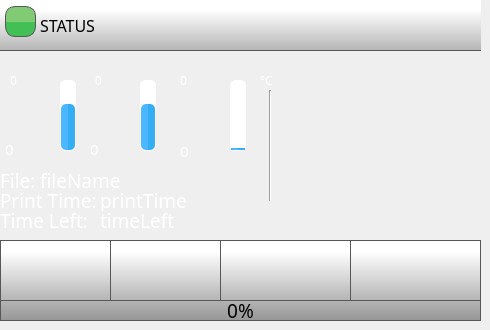
    <widget class="QWidget" name="homePage">
     <widget class="QPushButton" name="playPauseButton">
      <property name="geometry">
       <rect>
        <x>220</x>
        <y>240</y>
        <width>131</width>
        <height>61</height>
       </rect>
      </property>
      <property name="minimumSize">
       <size>
        <width>0</width>
        <height>0</height>
       </size>
      </property>
      <property name="font">
       <font>
        <family>Roboto</family>
       </font>
      </property>
      <property name="styleSheet">
       <string notr="true">QPushButton {
    border: 1px solid rgb(87, 87, 87);
	background-color: qlineargradient(spread:pad, x1:0, y1:1, x2:0, y2:0.188, stop:0 rgba(180, 180, 180, 255), stop:1 rgba(255, 255, 255, 255));
    
}

QPushButton:pressed {

    background-color: qlineargradient(x1: 0, y1: 0, x2: 0, y2: 1,
                                      stop: 0 #dadbde, stop: 1 #f6f7fa);
}

QPushButton:flat {
    border: none; /* no border for a flat push button */
}

QPushButton:default {
    border-color: navy; /* make the default button prominent */
}

QPushButton:focus {
	outline: none;
}</string>
      </property>
      <property name="text">
       <string/>
      </property>
      <property name="icon">
       <iconset>
        <normaloff>../octoprint_Julia3GTouchUI/templates/img/play-button.png</normaloff>
        <normalon>../octoprint_Julia3GTouchUI/templates/img/pause-button.png</normalon>../octoprint_Julia3GTouchUI/templates/img/play-button.png</iconset>
      </property>
      <property name="iconSize">
       <size>
        <width>30</width>
        <height>30</height>
       </size>
      </property>
      <property name="checkable">
       <bool>true</bool>
      </property>
      <property name="checked">
       <bool>false</bool>
      </property>
      <property name="autoDefault">
       <bool>false</bool>
      </property>
      <property name="default">
       <bool>false</bool>
      </property>
      <property name="flat">
       <bool>false</bool>
      </property>
     </widget>
     <widget class="QPushButton" name="stopButton">
      <property name="geometry">
       <rect>
        <x>350</x>
        <y>240</y>
        <width>131</width>
        <height>61</height>
       </rect>
      </property>
      <property name="minimumSize">
       <size>
        <width>0</width>
        <height>0</height>
       </size>
      </property>
      <property name="font">
       <font>
        <family>Roboto</family>
       </font>
      </property>
      <property name="styleSheet">
       <string notr="true">QPushButton {
    border: 1px solid rgb(87, 87, 87);

	background-color: qlineargradient(spread:pad, x1:0, y1:1, x2:0, y2:0.188, stop:0 rgba(180, 180, 180, 255), stop:1 rgba(255, 255, 255, 255));
}

QPushButton:pressed {
    background-color: qlineargradient(x1: 0, y1: 0, x2: 0, y2: 1,
                                      stop: 0 #dadbde, stop: 1 #f6f7fa);
}

QPushButton:flat {
    border: none; /* no border for a flat push button */
}

QPushButton:default {
    border-color: navy; /* make the default button prominent */
}

QPushButton:focus {
	outline: none;
}</string>
      </property>
      <property name="text">
       <string/>
      </property>
      <property name="icon">
       <iconset>
        <normaloff>../octoprint_Julia3GTouchUI/templates/img/video-player-stop-button.png</normaloff>../octoprint_Julia3GTouchUI/templates/img/video-player-stop-button.png</iconset>
      </property>
      <property name="iconSize">
       <size>
        <width>25</width>
        <height>25</height>
       </size>
      </property>
     </widget>
     <widget class="Line" name="line">
      <property name="geometry">
       <rect>
        <x>260</x>
        <y>90</y>
        <width>20</width>
        <height>111</height>
       </rect>
      </property>
      <property name="orientation">
       <enum>Qt::Vertical</enum>
      </property>
     </widget>
     <widget class="QLabel" name="tool0Label">
      <property name="geometry">
       <rect>
        <x>10</x>
        <y>98</y>
        <width>31</width>
        <height>31</height>
       </rect>
      </property>
      <property name="font">
       <font>
        <family>Gotham Medium</family>
        <pointsize>14</pointsize>
        <weight>50</weight>
        <bold>false</bold>
        <underline>false</underline>
        <strikeout>false</strikeout>
       </font>
      </property>
      <property name="styleSheet">
       <string notr="true">
   color:  white;</string>
      </property>
      <property name="text">
       <string/>
      </property>
      <property name="pixmap">
       <pixmap>../octoprint_Julia3GTouchUI/templates/img/Nozzle.png</pixmap>
      </property>
      <property name="scaledContents">
       <bool>true</bool>
      </property>
     </widget>
     <widget class="QLabel" name="FileNameLabel">
      <property name="geometry">
       <rect>
        <x>0</x>
        <y>170</y>
        <width>70</width>
        <height>21</height>
       </rect>
      </property>
      <property name="font">
       <font>
        <family>Gotham Light</family>
        <pointsize>14</pointsize>
        <weight>50</weight>
        <bold>false</bold>
       </font>
      </property>
      <property name="styleSheet">
       <string notr="true">color: rgb(255, 255, 255);</string>
      </property>
      <property name="text">
       <string>File:</string>
      </property>
     </widget>
     <widget class="QLabel" name="printTimeLabel">
      <property name="geometry">
       <rect>
        <x>0</x>
        <y>190</y>
        <width>111</width>
        <height>21</height>
       </rect>
      </property>
      <property name="font">
       <font>
        <family>Gotham Light</family>
        <pointsize>14</pointsize>
        <weight>50</weight>
        <bold>false</bold>
       </font>
      </property>
      <property name="styleSheet">
       <string notr="true">color: rgb(255, 255, 255);</string>
      </property>
      <property name="text">
       <string>Print Time:</string>
      </property>
     </widget>
     <widget class="QLabel" name="fileName">
      <property name="geometry">
       <rect>
        <x>40</x>
        <y>170</y>
        <width>211</width>
        <height>21</height>
       </rect>
      </property>
      <property name="font">
       <font>
        <family>Gotham Medium</family>
        <pointsize>14</pointsize>
       </font>
      </property>
      <property name="styleSheet">
       <string notr="true">color: rgb(255, 255, 255);
background-color: rgba(255, 255, 255, 0);</string>
      </property>
      <property name="text">
       <string>fileName</string>
      </property>
      <property name="scaledContents">
       <bool>true</bool>
      </property>
      <property name="wordWrap">
       <bool>false</bool>
      </property>
     </widget>
     <widget class="QLabel" name="printTime">
      <property name="geometry">
       <rect>
        <x>100</x>
        <y>190</y>
        <width>181</width>
        <height>21</height>
       </rect>
      </property>
      <property name="font">
       <font>
        <family>Gotham Medium</family>
        <pointsize>14</pointsize>
       </font>
      </property>
      <property name="styleSheet">
       <string notr="true">color: rgb(255, 255, 255);
background-color: rgba(255, 255, 255, 0);</string>
      </property>
      <property name="text">
       <string>printTime</string>
      </property>
     </widget>
     <widget class="QLabel" name="timeLeftLabel">
      <property name="geometry">
       <rect>
        <x>0</x>
        <y>210</y>
        <width>181</width>
        <height>21</height>
       </rect>
      </property>
      <property name="font">
       <font>
        <family>Gotham Light</family>
        <pointsize>14</pointsize>
        <weight>50</weight>
        <bold>false</bold>
       </font>
      </property>
      <property name="styleSheet">
       <string notr="true">color: rgb(255, 255, 255);</string>
      </property>
      <property name="text">
       <string>Time Left:</string>
      </property>
     </widget>
     <widget class="QProgressBar" name="bedTempBar">
      <property name="geometry">
       <rect>
        <x>230</x>
        <y>80</y>
        <width>16</width>
        <height>71</height>
       </rect>
      </property>
      <property name="styleSheet">
       <string notr="true">QProgressBar::chunk {
    border-radius: 5px;
	background-color: qlineargradient(spread:pad, x1:0.517, y1:0, x2:0.522, y2:0, stop:0.0336134 rgba(74, 183, 255, 255), stop:1 rgba(53, 173, 242, 255));
}

QProgressBar {
    border: 1px solid white;
    border-radius: 5px;
}
</string>
      </property>
      <property name="maximum">
       <number>300</number>
      </property>
      <property name="value">
       <number>10</number>
      </property>
      <property name="alignment">
       <set>Qt::AlignCenter</set>
      </property>
      <property name="textVisible">
       <bool>false</bool>
      </property>
      <property name="orientation">
       <enum>Qt::Vertical</enum>
      </property>
      <property name="format">
       <string>%v</string>
      </property>
     </widget>
     <widget class="QLabel" name="bedLabel">
      <property name="geometry">
       <rect>
        <x>175</x>
        <y>95</y>
        <width>41</width>
        <height>41</height>
       </rect>
      </property>
      <property name="font">
       <font>
        <family>Gotham Medium</family>
        <pointsize>14</pointsize>
        <weight>50</weight>
        <bold>false</bold>
        <underline>false</underline>
        <strikeout>false</strikeout>
       </font>
      </property>
      <property name="styleSheet">
       <string notr="true">
   color:  white;
background-color: rgba(255, 255, 255, 0);</string>
      </property>
      <property name="text">
       <string/>
      </property>
      <property name="pixmap">
       <pixmap>../octoprint_Julia3GTouchUI/templates/img/bed.png</pixmap>
      </property>
      <property name="scaledContents">
       <bool>true</bool>
      </property>
     </widget>
     <widget class="QLabel" name="tool0TargetTemperature">
      <property name="geometry">
       <rect>
        <x>10</x>
        <y>70</y>
        <width>70</width>
        <height>21</height>
       </rect>
      </property>
      <property name="font">
       <font>
        <family>Gotham Medium</family>
        <pointsize>9</pointsize>
        <weight>50</weight>
        <bold>false</bold>
        <underline>false</underline>
        <strikeout>false</strikeout>
       </font>
      </property>
      <property name="styleSheet">
       <string notr="true">
   color:  white;
background-color: rgba(255, 255, 255, 0);</string>
      </property>
      <property name="text">
       <string>0</string>
      </property>
     </widget>
     <widget class="QProgressBar" name="tool0TempBar">
      <property name="geometry">
       <rect>
        <x>60</x>
        <y>80</y>
        <width>16</width>
        <height>71</height>
       </rect>
      </property>
      <property name="styleSheet">
       <string notr="true">QProgressBar::chunk {
    border-radius: 5px;
	background-color: qlineargradient(spread:pad, x1:0.517, y1:0, x2:0.522, y2:0, stop:0.0336134 rgba(74, 183, 255, 255), stop:1 rgba(53, 173, 242, 255));
}

QProgressBar {
    border: 1px solid white;
    border-radius: 5px;
}
</string>
      </property>
      <property name="maximum">
       <number>300</number>
      </property>
      <property name="value">
       <number>200</number>
      </property>
      <property name="alignment">
       <set>Qt::AlignCenter</set>
      </property>
      <property name="textVisible">
       <bool>false</bool>
      </property>
      <property name="orientation">
       <enum>Qt::Vertical</enum>
      </property>
      <property name="format">
       <string>%v</string>
      </property>
     </widget>
     <widget class="QLabel" name="tool0ActualTemperature">
      <property name="geometry">
       <rect>
        <x>5</x>
        <y>140</y>
        <width>71</width>
        <height>18</height>
       </rect>
      </property>
      <property name="font">
       <font>
        <family>Gotham Medium</family>
        <pointsize>11</pointsize>
        <weight>50</weight>
        <bold>false</bold>
        <underline>false</underline>
        <strikeout>false</strikeout>
       </font>
      </property>
      <property name="styleSheet">
       <string notr="true">
   color:  white;
background-color: rgba(0, 0, 0, 0);</string>
      </property>
      <property name="text">
       <string>0</string>
      </property>
     </widget>
     <widget class="QLabel" name="bedActualTemperatute">
      <property name="geometry">
       <rect>
        <x>180</x>
        <y>140</y>
        <width>70</width>
        <height>21</height>
       </rect>
      </property>
      <property name="font">
       <font>
        <family>Gotham Medium</family>
        <pointsize>11</pointsize>
        <weight>50</weight>
        <bold>false</bold>
        <underline>false</underline>
        <strikeout>false</strikeout>
       </font>
      </property>
      <property name="styleSheet">
       <string notr="true">
   color:  white;
background-color: rgba(0, 0, 0, 0);</string>
      </property>
      <property name="text">
       <string>0</string>
      </property>
     </widget>
     <widget class="QLabel" name="bedTargetTemperature">
      <property name="geometry">
       <rect>
        <x>180</x>
        <y>70</y>
        <width>70</width>
        <height>21</height>
       </rect>
      </property>
      <property name="font">
       <font>
        <family>Gotham Medium</family>
        <pointsize>9</pointsize>
        <weight>50</weight>
        <bold>false</bold>
        <underline>false</underline>
        <strikeout>false</strikeout>
       </font>
      </property>
      <property name="styleSheet">
       <string notr="true">
   color:  white;
background-color: rgba(255, 255, 255, 0);</string>
      </property>
      <property name="text">
       <string>0</string>
      </property>
     </widget>
     <widget class="QPushButton" name="menuButton">
      <property name="geometry">
       <rect>
        <x>0</x>
        <y>240</y>
        <width>111</width>
        <height>61</height>
       </rect>
      </property>
      <property name="minimumSize">
       <size>
        <width>0</width>
        <height>0</height>
       </size>
      </property>
      <property name="font">
       <font>
        <family>Gotham Light</family>
        <pointsize>13</pointsize>
       </font>
      </property>
      <property name="styleSheet">
       <string notr="true">QPushButton {
     border: 1px solid rgb(87, 87, 87);
	background-color: qlineargradient(spread:pad, x1:0, y1:1, x2:0, y2:0.188, stop:0 rgba(180, 180, 180, 255), stop:1 rgba(255, 255, 255, 255));
    

}

QPushButton:pressed {

    background-color: qlineargradient(x1: 0, y1: 0, x2: 0, y2: 1,
                                      stop: 0 #dadbde, stop: 1 #f6f7fa);
}

QPushButton:flat {
    border: none; /* no border for a flat push button */
}

QPushButton:default {
    border-color: navy; /* make the default button prominent */
}

QPushButton:focus {
	outline: none;
}</string>
      </property>
      <property name="text">
       <string/>
      </property>
      <property name="icon">
       <iconset>
        <normaloff>../octoprint_Julia3GTouchUI/templates/img/menu.png</normaloff>../octoprint_Julia3GTouchUI/templates/img/menu.png</iconset>
      </property>
      <property name="iconSize">
       <size>
        <width>40</width>
        <height>40</height>
       </size>
      </property>
      <property name="checkable">
       <bool>false</bool>
      </property>
      <property name="autoDefault">
       <bool>false</bool>
      </property>
      <property name="default">
       <bool>false</bool>
      </property>
      <property name="flat">
       <bool>false</bool>
      </property>
     </widget>
     <widget class="QProgressBar" name="printProgressBar">
      <property name="geometry">
       <rect>
        <x>0</x>
        <y>300</y>
        <width>481</width>
        <height>21</height>
       </rect>
      </property>
      <property name="font">
       <font>
        <family>Gotham</family>
        <pointsize>14</pointsize>
        <weight>50</weight>
        <italic>false</italic>
        <bold>false</bold>
        <stylestrategy>PreferAntialias</stylestrategy>
       </font>
      </property>
      <property name="styleSheet">
       <string notr="true">QProgressBar::chunk {

	background-color: qlineargradient(spread:pad, x1:0, y1:0.523, x2:0, y2:0.534, stop:0 rgba(130, 203, 117, 255), stop:1 rgba(66, 191, 85, 255));
border: 1px solid green;
}

QProgressBar {
    border: 1px solid rgb(87, 87, 87);
 /*  border-bottom-left-radius: 10px;
 border-bottom-right-radius: 10px;*/
	background-color: qlineargradient(spread:pad, x1:0, y1:1, x2:0, y2:0, stop:0 rgba(150, 150, 150, 255), stop:1 rgba(180, 180, 180, 255));
}
</string>
      </property>
      <property name="maximum">
       <number>100</number>
      </property>
      <property name="value">
       <number>0</number>
      </property>
      <property name="alignment">
       <set>Qt::AlignCenter</set>
      </property>
      <property name="textVisible">
       <bool>true</bool>
      </property>
      <property name="orientation">
       <enum>Qt::Horizontal</enum>
      </property>
      <property name="format">
       <string>%p%</string>
      </property>
     </widget>
     <widget class="QLabel" name="timeLeft">
      <property name="geometry">
       <rect>
        <x>100</x>
        <y>210</y>
        <width>181</width>
        <height>21</height>
       </rect>
      </property>
      <property name="font">
       <font>
        <family>Gotham Medium</family>
        <pointsize>14</pointsize>
       </font>
      </property>
      <property name="styleSheet">
       <string notr="true">color: rgb(255, 255, 255);
background-color: rgba(255, 255, 255, 0);</string>
      </property>
      <property name="text">
       <string>timeLeft</string>
      </property>
      <property name="wordWrap">
       <bool>false</bool>
      </property>
     </widget>
     <widget class="QLabel" name="printerStatus">
      <property name="geometry">
       <rect>
        <x>40</x>
        <y>0</y>
        <width>441</width>
        <height>51</height>
       </rect>
      </property>
      <property name="font">
       <font>
        <family>Gotham</family>
        <pointsize>12</pointsize>
        <weight>50</weight>
        <bold>false</bold>
        <underline>false</underline>
        <strikeout>false</strikeout>
       </font>
      </property>
      <property name="styleSheet">
       <string notr="true">
background-color: rgba(255, 255, 255, 0);</string>
      </property>
      <property name="text">
       <string>STATUS</string>
      </property>
      <property name="scaledContents">
       <bool>true</bool>
      </property>
      <property name="alignment">
       <set>Qt::AlignLeading|Qt::AlignLeft|Qt::AlignVCenter</set>
      </property>
      <property name="wordWrap">
       <bool>true</bool>
      </property>
     </widget>
     <widget class="QPushButton" name="controlButton">
      <property name="geometry">
       <rect>
        <x>110</x>
        <y>240</y>
        <width>111</width>
        <height>61</height>
       </rect>
      </property>
      <property name="minimumSize">
       <size>
        <width>0</width>
        <height>0</height>
       </size>
      </property>
      <property name="font">
       <font>
        <family>Gotham Light</family>
        <pointsize>13</pointsize>
       </font>
      </property>
      <property name="styleSheet">
       <string notr="true">QPushButton {
     border: 1px solid rgb(87, 87, 87);

	background-color: qlineargradient(spread:pad, x1:0, y1:1, x2:0, y2:0.188, stop:0 rgba(180, 180, 180, 255), stop:1 rgba(255, 255, 255, 255));
}

QPushButton:pressed {
    background-color: qlineargradient(x1: 0, y1: 0, x2: 0, y2: 1,
                                      stop: 0 #dadbde, stop: 1 #f6f7fa);
}

QPushButton:flat {
    border: none; /* no border for a flat push button */
}

QPushButton:default {
    border-color: navy; /* make the default button prominent */
}

QPushButton:focus {
	outline: none;
}</string>
      </property>
      <property name="text">
       <string/>
      </property>
      <property name="icon">
       <iconset>
        <normaloff>../octoprint_Julia3GTouchUI/templates/img/settings-1.png</normaloff>../octoprint_Julia3GTouchUI/templates/img/settings-1.png</iconset>
      </property>
      <property name="iconSize">
       <size>
        <width>40</width>
        <height>40</height>
       </size>
      </property>
      <property name="checkable">
       <bool>false</bool>
      </property>
      <property name="autoDefault">
       <bool>false</bool>
      </property>
      <property name="default">
       <bool>false</bool>
      </property>
      <property name="flat">
       <bool>false</bool>
      </property>
     </widget>
     <widget class="QLabel" name="printerStatusColour">
      <property name="geometry">
       <rect>
        <x>5</x>
        <y>6</y>
        <width>31</width>
        <height>31</height>
       </rect>
      </property>
      <property name="font">
       <font>
        <family>Gotham</family>
        <pointsize>10</pointsize>
        <weight>50</weight>
        <bold>false</bold>
        <underline>false</underline>
        <strikeout>false</strikeout>
       </font>
      </property>
      <property name="styleSheet">
       <string notr="true">     border: 1px solid rgb(87, 87, 87);
	border-radius: 10px;
	background-color: qlineargradient(spread:pad, x1:0, y1:0.523, x2:0, y2:0.534, stop:0 rgba(130, 203, 117, 255), stop:1 rgba(66, 191, 85, 255));</string>
      </property>
      <property name="text">
       <string/>
      </property>
      <property name="alignment">
       <set>Qt::AlignCenter</set>
      </property>
     </widget>
     <widget class="QLabel" name="celciusLabel">
      <property name="geometry">
       <rect>
        <x>260</x>
        <y>70</y>
        <width>70</width>
        <height>21</height>
       </rect>
      </property>
      <property name="font">
       <font>
        <family>Gotham Medium</family>
        <pointsize>9</pointsize>
        <weight>50</weight>
        <bold>false</bold>
        <underline>false</underline>
        <strikeout>false</strikeout>
       </font>
      </property>
      <property name="styleSheet">
       <string notr="true">
   color:  white;
background-color: rgba(255, 255, 255, 0);</string>
      </property>
      <property name="text">
       <string>°C</string>
      </property>
     </widget>
     <widget class="QLabel" name="tool1TargetTemperature">
      <property name="geometry">
       <rect>
        <x>95</x>
        <y>70</y>
        <width>70</width>
        <height>21</height>
       </rect>
      </property>
      <property name="font">
       <font>
        <family>Gotham Medium</family>
        <pointsize>9</pointsize>
        <weight>50</weight>
        <bold>false</bold>
        <underline>false</underline>
        <strikeout>false</strikeout>
       </font>
      </property>
      <property name="styleSheet">
       <string notr="true">
   color:  white;
background-color: rgba(255, 255, 255, 0);</string>
      </property>
      <property name="text">
       <string>0</string>
      </property>
     </widget>
     <widget class="QLabel" name="tool1Label">
      <property name="geometry">
       <rect>
        <x>95</x>
        <y>98</y>
        <width>31</width>
        <height>31</height>
       </rect>
      </property>
      <property name="font">
       <font>
        <family>Gotham Medium</family>
        <pointsize>14</pointsize>
        <weight>50</weight>
        <bold>false</bold>
        <underline>false</underline>
        <strikeout>false</strikeout>
       </font>
      </property>
      <property name="styleSheet">
       <string notr="true">
   color:  white;</string>
      </property>
      <property name="text">
       <string/>
      </property>
      <property name="pixmap">
       <pixmap>../octoprint_Julia3GTouchUI/templates/img/Nozzle.png</pixmap>
      </property>
      <property name="scaledContents">
       <bool>true</bool>
      </property>
     </widget>
     <widget class="QProgressBar" name="tool1TempBar">
      <property name="geometry">
       <rect>
        <x>140</x>
        <y>80</y>
        <width>16</width>
        <height>71</height>
       </rect>
      </property>
      <property name="styleSheet">
       <string notr="true">QProgressBar::chunk {
    border-radius: 5px;
	background-color: qlineargradient(spread:pad, x1:0.517, y1:0, x2:0.522, y2:0, stop:0.0336134 rgba(74, 183, 255, 255), stop:1 rgba(53, 173, 242, 255));
}

QProgressBar {
    border: 1px solid white;
    border-radius: 5px;
}
</string>
      </property>
      <property name="maximum">
       <number>300</number>
      </property>
      <property name="value">
       <number>200</number>
      </property>
      <property name="alignment">
       <set>Qt::AlignCenter</set>
      </property>
      <property name="textVisible">
       <bool>false</bool>
      </property>
      <property name="orientation">
       <enum>Qt::Vertical</enum>
      </property>
      <property name="format">
       <string>%v</string>
      </property>
     </widget>
     <widget class="QLabel" name="tool1ActualTemperature">
      <property name="geometry">
       <rect>
        <x>90</x>
        <y>140</y>
        <width>71</width>
        <height>18</height>
       </rect>
      </property>
      <property name="font">
       <font>
        <family>Gotham Medium</family>
        <pointsize>11</pointsize>
        <weight>50</weight>
        <bold>false</bold>
        <underline>false</underline>
        <strikeout>false</strikeout>
       </font>
      </property>
      <property name="styleSheet">
       <string notr="true">
   color:  white;
background-color: rgba(0, 0, 0, 0);</string>
      </property>
      <property name="text">
       <string>0</string>
      </property>
     </widget>
     <widget class="QLabel" name="statusBar">
      <property name="geometry">
       <rect>
        <x>0</x>
        <y>0</y>
        <width>481</width>
        <height>51</height>
       </rect>
      </property>
      <property name="font">
       <font>
        <family>Gotham Medium</family>
        <pointsize>14</pointsize>
       </font>
      </property>
      <property name="styleSheet">
       <string notr="true">     border-bottom: 1px solid rgb(87, 87, 87);
	background-color: qlineargradient(spread:pad, x1:0, y1:1, x2:0, y2:0.188, stop:0 rgba(180, 180, 180, 255), stop:1 rgba(255, 255, 255, 255));</string>
      </property>
      <property name="frameShape">
       <enum>QFrame::NoFrame</enum>
      </property>
      <property name="frameShadow">
       <enum>QFrame::Raised</enum>
      </property>
      <property name="text">
       <string/>
      </property>
     </widget>
     <widget class="QLabel" name="printPreviewMain">
      <property name="geometry">
       <rect>
        <x>270</x>
        <y>30</y>
        <width>210</width>
        <height>210</height>
       </rect>
      </property>
      <property name="styleSheet">
       <string notr="true">background-color: rgba(255, 255, 255, 0);</string>
      </property>
      <property name="text">
       <string/>
      </property>
      <property name="pixmap">
       <pixmap>../octoprint_Julia3GTouchUI/templates/img/thumbnail.png</pixmap>
      </property>
      <property name="scaledContents">
       <bool>true</bool>
      </property>
     </widget>
     <zorder>line</zorder>
     <zorder>statusBar</zorder>
     <zorder>playPauseButton</zorder>
     <zorder>stopButton</zorder>
     <zorder>tool0Label</zorder>
     <zorder>FileNameLabel</zorder>
     <zorder>printTimeLabel</zorder>
     <zorder>fileName</zorder>
     <zorder>printTime</zorder>
     <zorder>timeLeftLabel</zorder>
     <zorder>bedTempBar</zorder>
     <zorder>bedLabel</zorder>
     <zorder>tool0TempBar</zorder>
     <zorder>tool0ActualTemperature</zorder>
     <zorder>tool0TargetTemperature</zorder>
     <zorder>bedActualTemperatute</zorder>
     <zorder>bedTargetTemperature</zorder>
     <zorder>menuButton</zorder>
     <zorder>timeLeft</zorder>
     <zorder>controlButton</zorder>
     <zorder>printProgressBar</zorder>
     <zorder>printerStatus</zorder>
     <zorder>printerStatusColour</zorder>
     <zorder>celciusLabel</zorder>
     <zorder>tool1TargetTemperature</zorder>
     <zorder>tool1Label</zorder>
     <zorder>tool1TempBar</zorder>
     <zorder>tool1ActualTemperature</zorder>
     <zorder>printPreviewMain</zorder>
    </widget>
